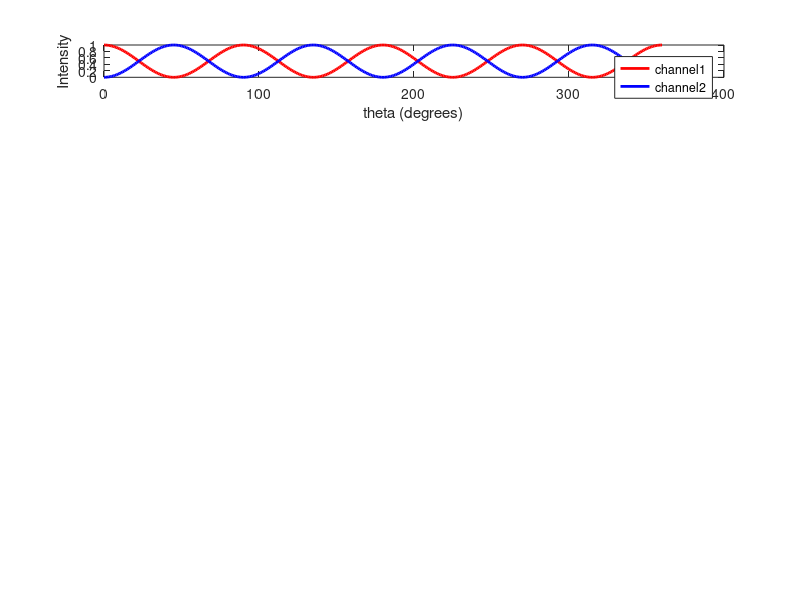

This chart was generated by the following MATLAB code: (Note: this script raises an error after producing the figure.)
theta_deg = 0:1:360; % HWP angles in degrees
theta = deg2rad(theta_deg); % Convert to radians

i = [0, 10, 20, 30, 40, 50];
% Ein = [1; 0]; %for 0° polarized light
% Ein = (1/sqrt(2))*[1; 1]; % for 45° polarized light
% Ein = [0; 1]; %for 90° polarized light

figure();
for j = 1:size(i,2)
    Ein = [cos(i(j)); sin(i(j))];
    
    Ip = zeros(size(theta)); % Intensity in p-polarized channel
    Is = zeros(size(theta)); % Intensity in s-polarized channel
    
    for k = 1:size(theta,2)
        HWP = [cos(2*theta(k)), sin(2*theta(k)); 
               sin(2*theta(k)), -cos(2*theta(k))];
        
        Eout = HWP * Ein;
        
        Ep = [1, 0; 0, 0] * Eout; % p-polarized
        Es = [0, 0; 0, 1] * Eout; % s-polarized
        
        Ip(k) = norm(Ep)^2;
        Is(k) = norm(Es)^2;
    end
    
    subplot(size(i,2), 1, j)
    plot(theta_deg, Ip, 'r', 'LineWidth', 2); 
    hold on;
    plot(theta_deg, Is, 'b', 'LineWidth', 2);
    xlabel('theta (degrees)');
    ylabel('Intensity');
    legend('channel1', 'channel2');
    text = append('Jones Formalism - input angle polarized light ', num2str(i(j)), '°');
    title(text);
    hold on
end